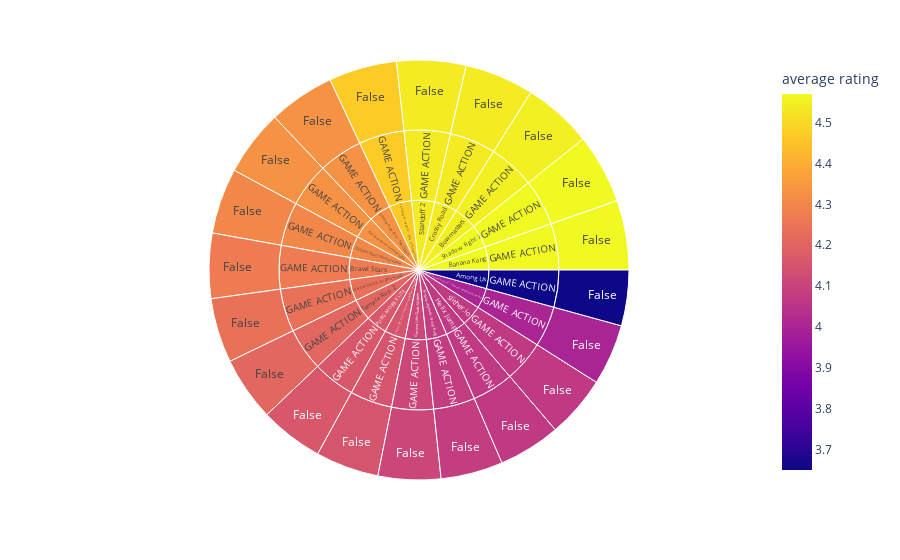

Source (notebook cell):
### Code cell
# Dataviz 29
px.sunburst(dados_copy.head(20), 
            path = ['title', 'category', 'paid'], 
            values = 'average rating', 
            color = 'average rating')

### Figure 1 — Plotly figure (JSON) as saved in the notebook; plotly's stock layout.template omitted (floating-point values rounded to 4 significant figures)
{"data": [{"branchvalues": "total", "customdata": [[3.65], [4.57], [4.55], [4.27], [4.47], [4.54], [4.3], [4.33], [4.11], [4.07], [4.08], [4.16], [4.24], [4.15], [4.57], [4.33], [4.54], [4.21], [4], [4.07], [3.65], [4.57], [4.55], [4.27], [4.47], [4.54], [4.3], [4.33], [4.11], [4.07], [4.08], [4.16], [4.24], [4.15], [4.57], [4.33], [4.54], [4.21], [4], [4.07], [3.65], [4.57], [4.55], [4.27], [4.47], [4.54], [4.3], [4.33], [4.11], [4.07], [4.08], [4.16], [4.24], [4.15], [4.57], [4.33], [4.54], [4.21], [4], [4.07]], "domain": {"x": [0, 1], "y": [0, 1]}, "hovertemplate": "labels=%{label}<br>average rating_sum=%{value}<br>parent=%{parent}<br>id=%{id}<br>average rating=%{color}<extra></extra>", "ids": ["Among Us/GAME ACTION/False", "Banana Kong/GAME ACTION/False", "Bowmasters/GAME ACTION/False", "Brawl Stars/GAME ACTION/False", "Call of Duty®: Mobile - Day of Reckoning/GAME ACTION/False", "Crossy Road/GAME ACTION/False", "Gangstar Vegas: World of Crime/GAME ACTION/False", "Garena Free Fire - The Cobra/GAME ACTION/False", "Garena Liên Quân Mobile/GAME ACTION/False", "Helix Jump/GAME ACTION/False", "Mobile Legends: Bang Bang/GAME ACTION/False", "PUBG MOBILE LITE/GAME ACTION/False", "PUBG MOBILE: Graffiti Prank/GAME ACTION/False", "Pixel Gun 3D: FPS Shooter & Battle Royale/GAME ACTION/False", "Shadow Fight 2/GAME ACTION/False", "Sniper 3D: Fun Free Online FPS Shooting Game/GAME ACTION/False", "Standoff 2/GAME ACTION/False", "Temple Run 2/GAME ACTION/False", "War Robots. 6v6 Tactical Multiplayer Battles/GAME ACTION/False", "slither.io/GAME ACTION/False", "Among Us/GAME ACTION", "Banana Kong/GAME ACTION", "Bowmasters/GAME ACTION", "Brawl Stars/GAME ACTION", "Call of Duty®: Mobile - Day of Reckoning/GAME ACTION", "Crossy Road/GAME ACTION", "Gangstar Vegas: World of Crime/GAME ACTION", "Garena Free Fire - The Cobra/GAME ACTION", "Garena Liên Quân Mobile/GAME ACTION", "Helix Jump/GAME ACTION", "Mobile Legends: Bang Bang/GAME ACTION", "PUBG MOBILE LITE/GAME ACTION", "PUBG MOBILE: Graffiti Prank/GAME ACTION", "Pixel Gun 3D: FPS Shooter & Battle Royale/GAME ACTION", "Shadow Fight 2/GAME ACTION", "Sniper 3D: Fun Free Online FPS Shooting Game/GAME ACTION", "Standoff 2/GAME ACTION", "Temple Run 2/GAME ACTION", "War Robots. 6v6 Tactical Multiplayer Battles/GAME ACTION", "slither.io/GAME ACTION", "Among Us", "Banana Kong", "Bowmasters", "Brawl Stars", "Call of Duty®: Mobile - Day of Reckoning", "Crossy Road", "Gangstar Vegas: World of Crime", "Garena Free Fire - The Cobra", "Garena Liên Quân Mobile", "Helix Jump", "Mobile Legends: Bang Bang", "PUBG MOBILE LITE", "PUBG MOBILE: Graffiti Prank", "Pixel Gun 3D: FPS Shooter & Battle Royale", "Shadow Fight 2", "Sniper 3D: Fun Free Online FPS Shooting Game", "Standoff 2", "Temple Run 2", "War Robots. 6v6 Tactical Multiplayer Battles", "slither.io"], "labels": ["False", "False", "False", "False", "False", "False", "False", "False", "False", "False", "False", "False", "False", "False", "False", "False", "False", "False", "False", "False", "GAME ACTION", "GAME ACTION", "GAME ACTION", "GAME ACTION", "GAME ACTION", "GAME ACTION", "GAME ACTION", "GAME ACTION", "GAME ACTION", "GAME ACTION", "GAME ACTION", "GAME ACTION", "GAME ACTION", "GAME ACTION", "GAME ACTION", "GAME ACTION", "GAME ACTION", "GAME ACTION", "GAME ACTION", "GAME ACTION", "Among Us", "Banana Kong", "Bowmasters", "Brawl Stars", "Call of Duty®: Mobile - Day of Reckoning", "Crossy Road", "Gangstar Vegas: World of Crime", "Garena Free Fire - The Cobra", "Garena Liên Quân Mobile", "Helix Jump", "Mobile Legends: Bang Bang", "PUBG MOBILE LITE", "PUBG MOBILE: Graffiti Prank", "Pixel Gun 3D: FPS Shooter & Battle Royale", "Shadow Fight 2", "Sniper 3D: Fun Free Online FPS Shooting Game", "Standoff 2", "Temple Run 2", "War Robots. 6v6 Tactical Multiplayer Battles", "slither.io"], "marker": {"coloraxis": "coloraxis", "colors": [3.65, 4.57, 4.55, 4.27, 4.47, 4.54, 4.3, 4.33, 4.11, 4.07, 4.08, 4.16, 4.24, 4.15, 4.57, 4.33, 4.54, 4.21, 4, 4.07, 3.65, 4.57, 4.55, 4.27, 4.47, 4.54, 4.3, 4.33, 4.11, 4.07, 4.08, 4.16, 4.24, 4.15, 4.57, 4.33, 4.54, 4.21, 4, 4.07, 3.65, 4.57, 4.55, 4.27, 4.47, 4.54, 4.3, 4.33, 4.11, 4.07, 4.08, 4.16, 4.24, 4.15, 4.57, 4.33, 4.54, 4.21, 4, 4.07]}, "name": "", "parents": ["Among Us/GAME ACTION", "Banana Kong/GAME ACTION", "Bowmasters/GAME ACTION", "Brawl Stars/GAME ACTION", "Call of Duty®: Mobile - Day of Reckoning/GAME ACTION", "Crossy Road/GAME ACTION", "Gangstar Vegas: World of Crime/GAME ACTION", "Garena Free Fire - The Cobra/GAME ACTION", "Garena Liên Quân Mobile/GAME ACTION", "Helix Jump/GAME ACTION", "Mobile Legends: Bang Bang/GAME ACTION", "PUBG MOBILE LITE/GAME ACTION", "PUBG MOBILE: Graffiti Prank/GAME ACTION", "Pixel Gun 3D: FPS Shooter & Battle Royale/GAME ACTION", "Shadow Fight 2/GAME ACTION", "Sniper 3D: Fun Free Online FPS Shooting Game/GAME ACTION", "Standoff 2/GAME ACTION", "Temple Run 2/GAME ACTION", "War Robots. 6v6 Tactical Multiplayer Battles/GAME ACTION", "slither.io/GAME ACTION", "Among Us", "Banana Kong", "Bowmasters", "Brawl Stars", "Call of Duty®: Mobile - Day of Reckoning", "Crossy Road", "Gangstar Vegas: World of Crime", "Garena Free Fire - The Cobra", "Garena Liên Quân Mobile", "Helix Jump", "Mobile Legends: Bang Bang", "PUBG MOBILE LITE", "PUBG MOBILE: Graffiti Prank", "Pixel Gun 3D: FPS Shooter & Battle Royale", "Shadow Fight 2", "Sniper 3D: Fun Free Online FPS Shooting Game", "Standoff 2", "Temple Run 2", "War Robots. 6v6 Tactical Multiplayer Battles", "slither.io", "", "", "", "", "", "", "", "", "", "", "", "", "", "", "", "", "", "", "", ""], "type": "sunburst", "values": [3.65, 4.57, 4.55, 4.27, 4.47, 4.54, 4.3, 4.33, 4.11, 4.07, 4.08, 4.16, 4.24, 4.15, 4.57, 4.33, 4.54, 4.21, 4, 4.07, 3.65, 4.57, 4.55, 4.27, 4.47, 4.54, 4.3, 4.33, 4.11, 4.07, 4.08, 4.16, 4.24, 4.15, 4.57, 4.33, 4.54, 4.21, 4, 4.07, 3.65, 4.57, 4.55, 4.27, 4.47, 4.54, 4.3, 4.33, 4.11, 4.07, 4.08, 4.16, 4.24, 4.15, 4.57, 4.33, 4.54, 4.21, 4, 4.07]}], "layout": {"coloraxis": {"colorbar": {"title": {"text": "average rating"}}, "colorscale": [[0, "#0d0887"], [0.1111, "#46039f"], [0.2222, "#7201a8"], [0.3333, "#9c179e"], [0.4444, "#bd3786"], [0.5556, "#d8576b"], [0.6667, "#ed7953"], [0.7778, "#fb9f3a"], [0.8889, "#fdca26"], [1, "#f0f921"]]}, "legend": {"tracegroupgap": 0}, "margin": {"t": 60}}}
